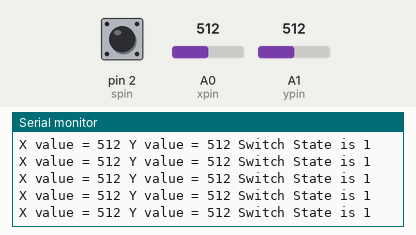
A sketch run on a simulated Arduino Uno, built with avr-gcc and run on an emulated ATmega328P. Parts: the last lines printed to the serial monitor. The test bench sets the inputs (shaded band); at power-on: A0 (xpin) = 512, pin 2 (spin) HIGH, A1 (ypin) = 512.

Above: at 10.4 s.
10.5 s: A0 (xpin) set to 984
At 11.0 s:
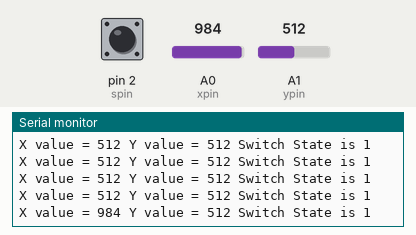
13.5 s: A0 (xpin) set to 1010
At 13.62 s:
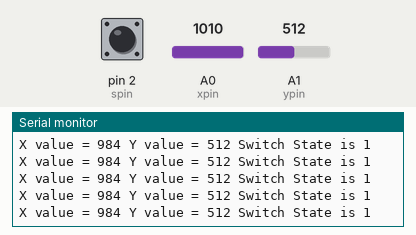
Timing chart, 0 to 16.5 s (numbered marks = the images above; inputs shaded):
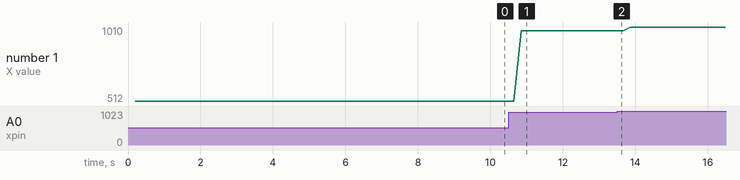

Measured:
- after the input at 10.5 s, the serial monitor: prints a new line after 0.35 s (image 1)
- plotted number 1: 512 → 984 after the input at 10.5 s, 984 → 1010 after the input at 13.5 s

The sketch:

Read_Joystick.ino
```cpp
int xpin = A0;
int ypin = A1;
int spin = 2;
int xval ;
int yval;
int sval;
int dt =200;

void readjoystick(){
  xval=analogRead(xpin);
  yval=analogRead(ypin);
  sval=digitalRead(spin);
  delay(dt);

  Serial.print("X value = ");
  Serial.print(xval);
  Serial.print(" Y value = ");
  Serial.print(yval);
  Serial.print(" Switch State is ");
  Serial.println(sval);
}
void setup() {
  Serial.begin(9600);
  pinMode(xpin,INPUT);
  pinMode(ypin,INPUT);
  pinMode(spin,INPUT);
  digitalWrite(spin,HIGH);
}

void loop() {
  readjoystick();
}
```
